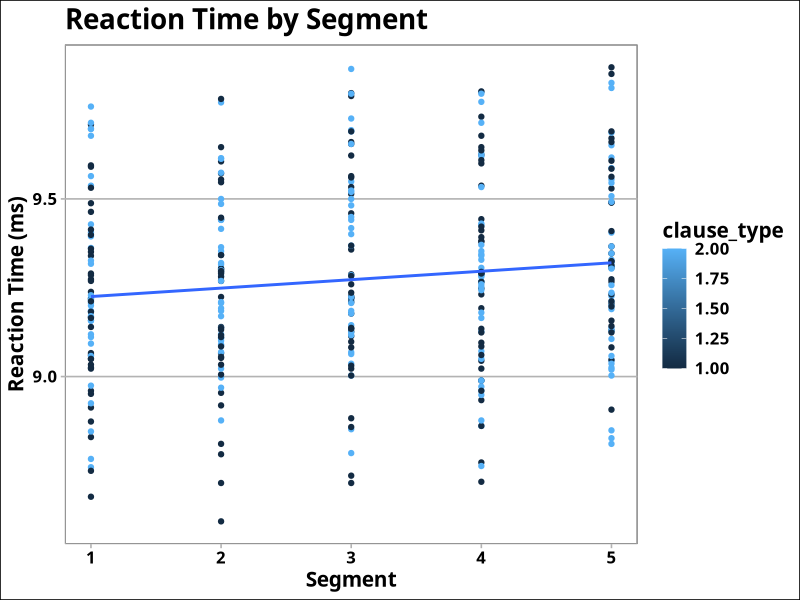
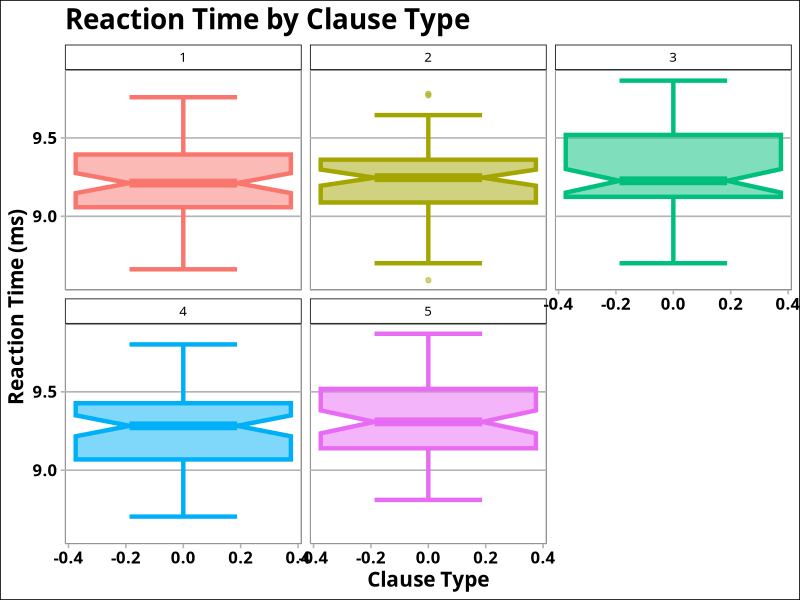
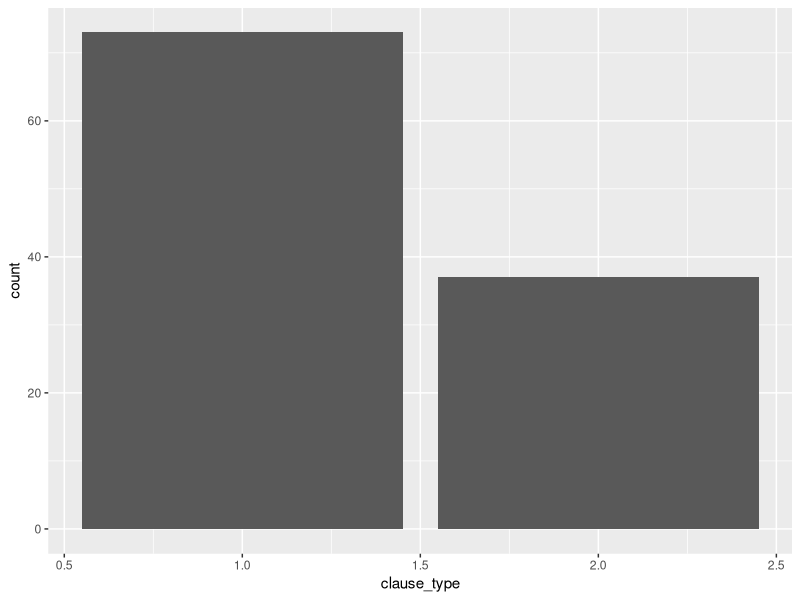

Write the R code that produced these figures, in order.
# Library Import
library(tidyverse)
library(ggthemes)

# Data Import
df_raw <- reduce(list(
    select(read.csv("./data/7yo.csv"), part_id, task, item_type, clause_type, number, segment, rt, correct_answer, answer),
    select(read.csv("./data/8vw.csv"), part_id, task, item_type, clause_type, number, segment, rt, correct_answer, answer),
    select(read.csv("./data/cdj.csv"), part_id, task, item_type, clause_type, number, segment, rt, correct_answer, answer),
    select(read.csv("./data/cz0.csv"), part_id, task, item_type, clause_type, number, segment, rt, correct_answer, answer),
    select(read.csv("./data/dgr.csv"), part_id, task, item_type, clause_type, number, segment, rt, correct_answer, answer),
    select(read.csv("./data/oeo.csv"), part_id, task, item_type, clause_type, number, segment, rt, correct_answer, answer),
    select(read.csv("./data/qpv.csv"), part_id, task, item_type, clause_type, number, segment, rt, correct_answer, answer),
    select(read.csv("./data/tds.csv"), part_id, task, item_type, clause_type, number, segment, rt, correct_answer, answer),
    select(read.csv("./data/vbv.csv"), part_id, task, item_type, clause_type, number, segment, rt, correct_answer, answer),
    select(read.csv("./data/kjd.csv"), part_id, task, item_type, clause_type, number, segment, rt, correct_answer, answer)
), rbind)
summary(df_raw)

# Data Cleaning
df_clean <- df_raw[order(df_raw$part_id), ] %>% # Order by participant ID
    filter((task == "item" | task == "question") & segment != "s0" & item_type != "pr_item") %>% # Remove fixations and s0 segments
    mutate(rt = as.numeric(rt)) %>% # Making RTs a numeric value
    mutate(clause_type = ifelse(clause_type == "sr", 1, 2)) %>% # Recoding clause type
    mutate(number = ifelse(number == "ss", 1,
        ifelse(number == "pp", 2,
            ifelse(number == "sp", 3, 4)
        )
    )) %>% # Making number a numeric value
    mutate(segment = ifelse(segment == "s1", 1,
        ifelse(segment == "s2", 2,
            ifelse(segment == "s3", 3,
                ifelse(segment == "s4", 4, 5)
            )
        )
    )) # Making number a numeric value
summary(df_clean)

# Outlier Detection Variables
Q1 <- quantile(df_clean$rt, 0.25) # nolint
Q3 <- quantile(df_clean$rt, 0.75) # nolint
IQR <- Q3 - Q1 # nolint
inner_bound <- Q1 - 1.5 * IQR
upper_bound <- Q3 + 1.5 * IQR

# Data Frame for Performance
df_rt <- filter(select(df_clean, part_id, task, item_type, clause_type, number, segment, rt), task == "item" & item_type == "exp_item") %>%
    filter(rt > inner_bound & rt < upper_bound) %>%
    mutate(rt = log(rt, base = 2))
summary(df_rt)

# Data Frame for Accuracy
df_acc <- filter(select(df_clean, part_id, task, item_type, clause_type, number, correct_answer, answer), task == "question") %>%
    mutate(correct = ifelse(correct_answer == answer, 0, 1))
summary(df_acc)

# Data Analysis
lm_rt <- lm(data = df_rt, rt ~ segment + clause_type + number)
summary(lm_rt)

lm_acc <- lm(data = df_acc, correct ~ clause_type + number)
summary(lm_acc)

# Data Visualization
lmplot_rt <- df_rt %>%
    ggplot(aes(x = segment, y = rt, color = clause_type)) +
    geom_point() +
    geom_smooth(method = "lm", se = FALSE) +
    theme_calc(base_size = 12, base_family = "Verdana") +
    theme(
        plot.title = element_text(size = 20, face = "bold"),
        legend.title = element_text(size = 15, face = "bold"),
        legend.text = element_text(size = 12, face = "bold"),
        axis.title = element_text(size = 15, face = "bold"),
        axis.text = element_text(size = 12, face = "bold"),
    ) +
    labs(
        title = "Reaction Time by Segment",
        x = "Segment",
        y = "Reaction Time (ms)",
    )
lmplot_rt

boxplot_rt <- df_rt %>%
    ggplot(aes(
        y = rt,
        color = segment,
        fill = segment
    )) +
    facet_wrap(~segment) +
    aes(color = as.factor(segment), fill = as.factor(segment)) +
    geom_boxplot(
        notch = TRUE,
        notchwidth = 0.5,
        staplewidth = 0.5,
        show.legend = FALSE,
        outlier.alpha = 0.5,
        linewidth = 1.5,
        alpha = 0.5,
    ) +
    theme_calc(base_size = 12, base_family = "Verdana") +
    theme(
        plot.title = element_text(size = 20, face = "bold"),
        legend.title = element_text(size = 15, face = "bold"),
        legend.text = element_text(size = 12, face = "bold"),
        axis.title = element_text(size = 15, face = "bold"),
        axis.text = element_text(size = 12, face = "bold"),
    ) +
    labs(
        title = "Reaction Time by Clause Type",
        x = "Clause Type",
        y = "Reaction Time (ms)",
    )
boxplot_rt

plot_acc <- df_acc %>%
    ggplot(aes(x = clause_type)) +
    geom_bar()
plot_acc
